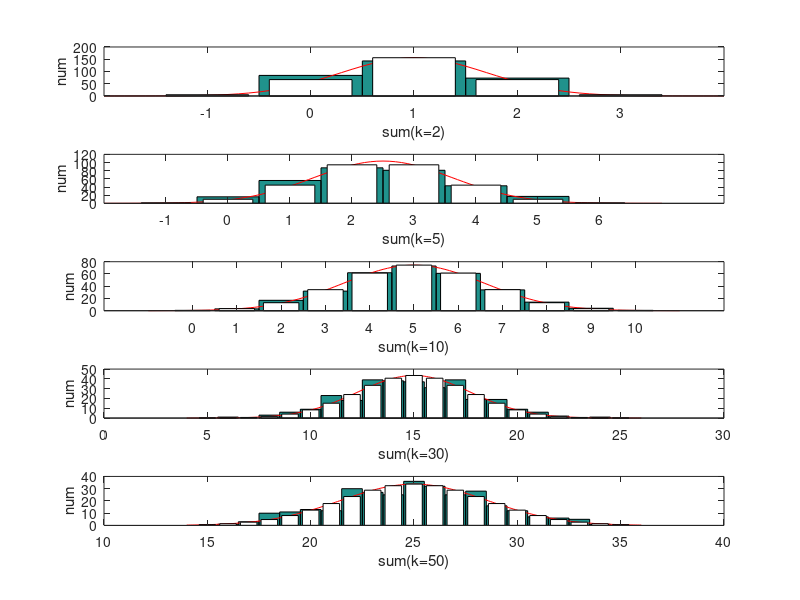

Write MATLAB code to recreate this figure.
trial_time=300;
i=1;
for k=[2 5 10 30 50]
    trials=randi([0 1],k,trial_time);
    samples=sum(trials);
    subplot(5,1,i);
    i=i+1;
    hist(samples,min(samples)-1:max(samples)+1);
    hold on
    scaler=normcdf(0.5/(sqrt(k)*0.5))-normcdf(-0.5/(sqrt(k)*0.5));
    plot_range=min(samples)-2:0.1:max(samples)+2;
    y = gaussmf(plot_range,[sqrt(k)*0.5 0.5*k])*scaler*trial_time;
    plot(plot_range,y,'r');
    %%
    points=min(samples)-1-0.5:1:max(samples)+1+0.5;
    points=points-k*0.5;
    points=points/(sqrt(k)*0.5);
    pp=normcdf(points);
    ppd=pp(2:end)-pp(1:end-1);
    bar(min(samples)-1:max(samples)+1,ppd*trial_time,'stacked','w');
    %%
    xlabel(strcat('sum(k=',num2str(k),')'));
    ylabel('num');
    hold off
end


